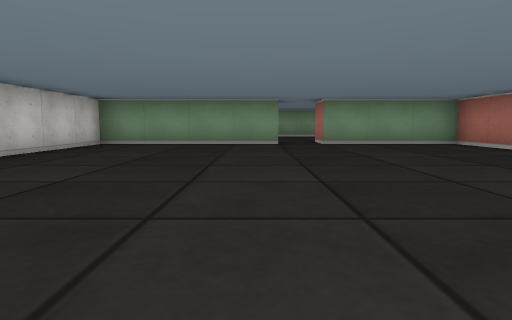
[1] (above)

16 first-person views from a walk through a cub3D ray-caster map. The camera is about half as high as the walls, tilts 6° down and sees 75° across. The floor is counted in squares. Each view is taken from the middle of a square. On the plan, view 1 faces up. The plan holds only what a view shows up to about 9 squares ahead; the rest is blank.

[2]
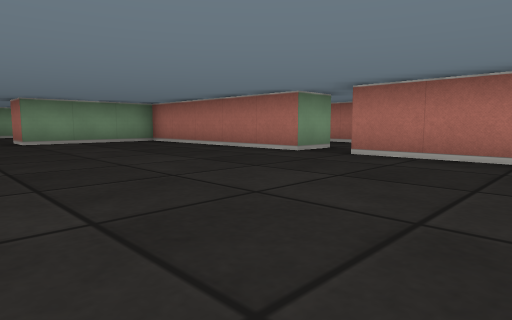

[3]
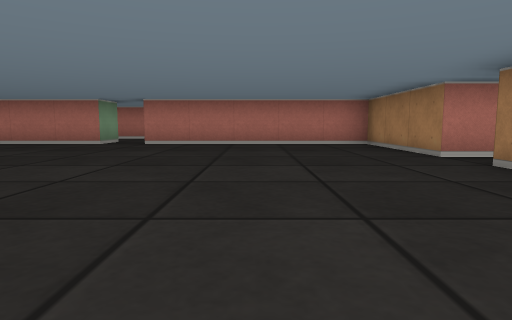

[4]
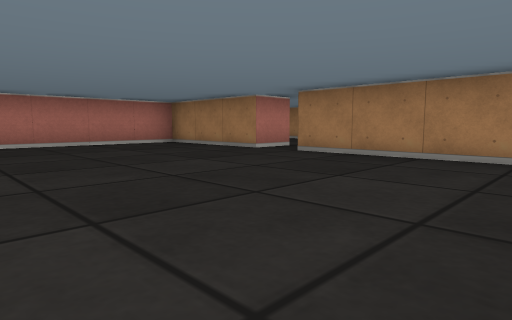

[5]
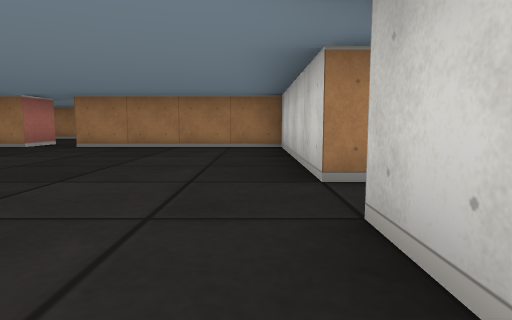

[6]
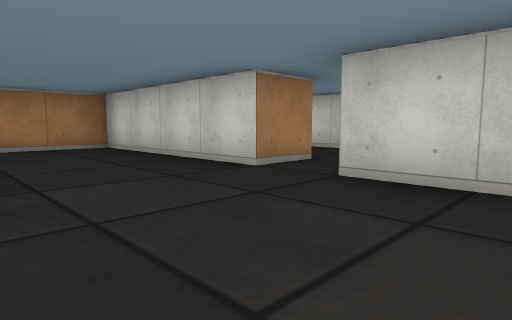

[7]
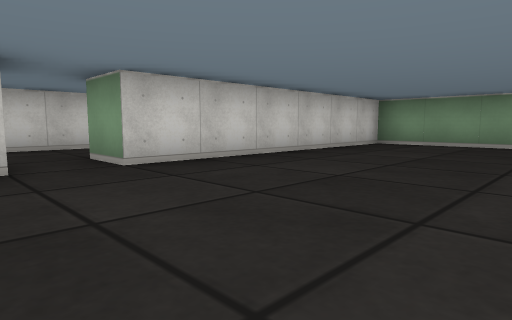

[8]
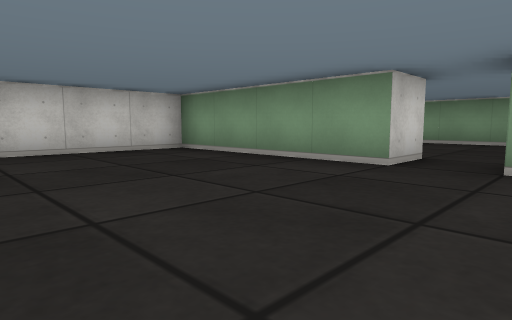

[9]
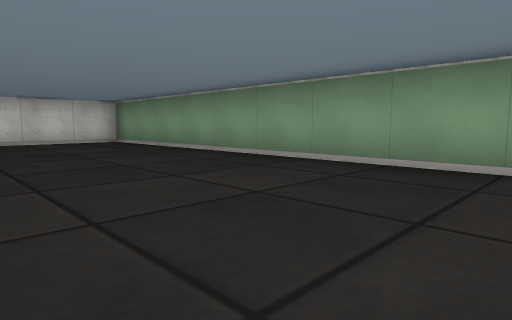

[10]
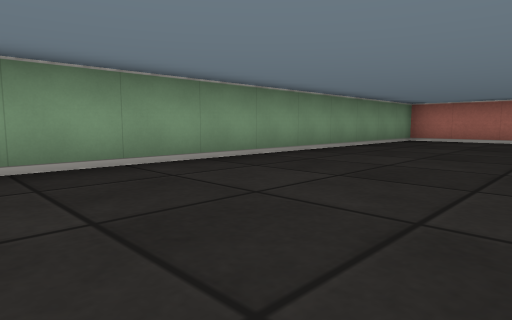

[11]
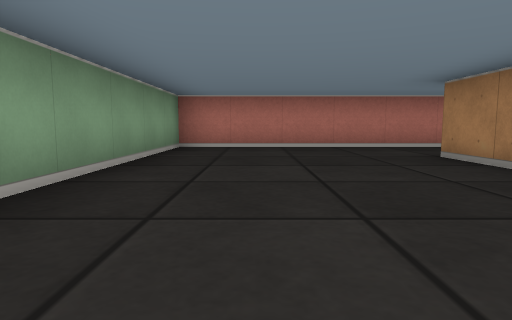

[12]
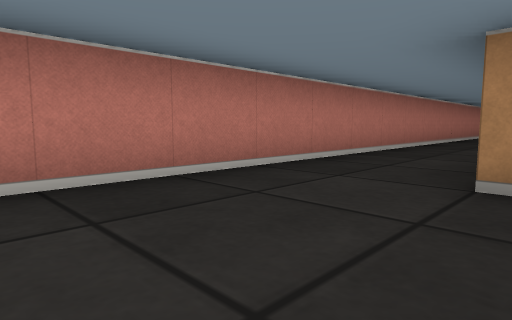

[13]
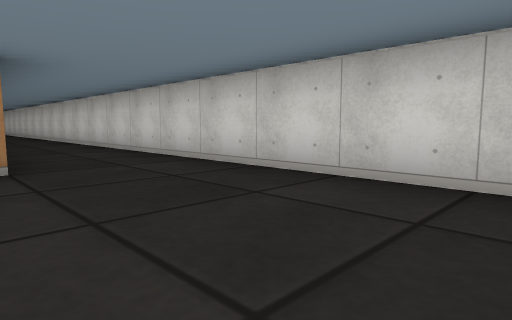

[14]
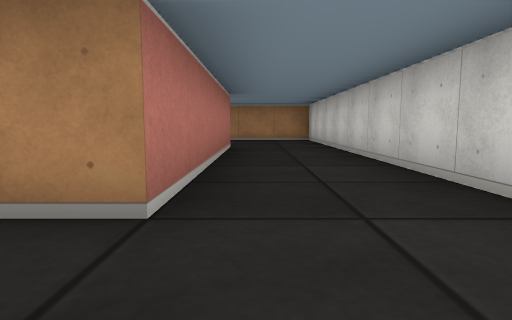

[15]
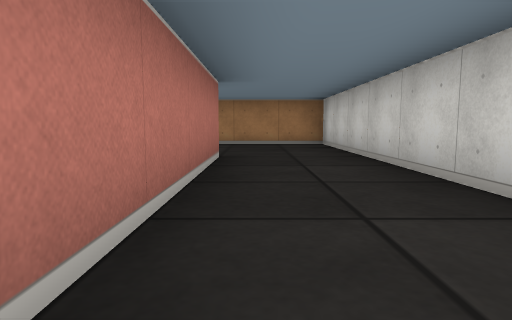

[16]
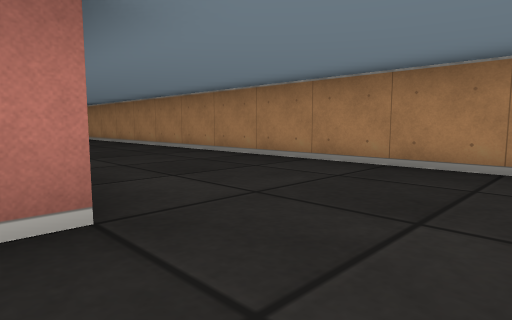

### Floor plan
Ten units are one square. View 1 is at (0, 0); x grows to the right and y downward. Boxes are objects, and circles mark ways between rooms. Rooms are numbered by the first view taken in them; rooms with no view inside come last. Other rooms are left out.
<svg viewBox="-70 -130 150 210">
<path fill="none" stroke="#000" d="M-35 -5 -35 35 5 35M45 -25 45 -75 15 -75M5 -75 -35 -75 -35 -15M15 35 45 35 45 -15M56 -25 45 -25M75 -6 75 -125 -65 -125 -65 75 34 75M15 -75 15 -85M41 -85 55 -85M15 45 15 35M5 -86 5 -75M-35 -15 -45 -15M-45 46 -45 -5 -35 -5"/>
<circle cx="-40" cy="-10" r="3" fill="#2a7"/>
<circle cx="10" cy="-80" r="3" fill="#2a7"/>
<circle cx="10" cy="40" r="3" fill="#2a7"/>
<circle cx="50" cy="-20" r="3" fill="#2a7"/>
<text x="0" y="-20">1</text>
<text x="50" y="-20">2</text>
</svg>
Room 1 opens to room 2.

Where each view was taken, in squares from view 1:
view 1: 0 up, 0 right, facing up
view 2: 1 down, 0 right, facing up-right
view 3: 1 down, 3 left, facing right
view 4: 1 up, 3 left, facing down-right
view 5: 3 up, 3 left, facing down
view 6: 3 up, 1 left, facing down-left
view 7: 0 up, 0 right, facing up-left
view 8: 4 up, 2 right, facing up-left
view 9: 9 up, 2 right, facing up-left
view 10: 9 up, 2 left, facing up-right
view 11: 11 up, 1 right, facing right
view 12: 11 up, 5 right, facing down-right
view 13: 12 up, 4 left, facing down-left
view 14: 2 up, 5 left, facing down
view 15: 0 up, 5 left, facing down
view 16: 4 down, 6 left, facing down-right
